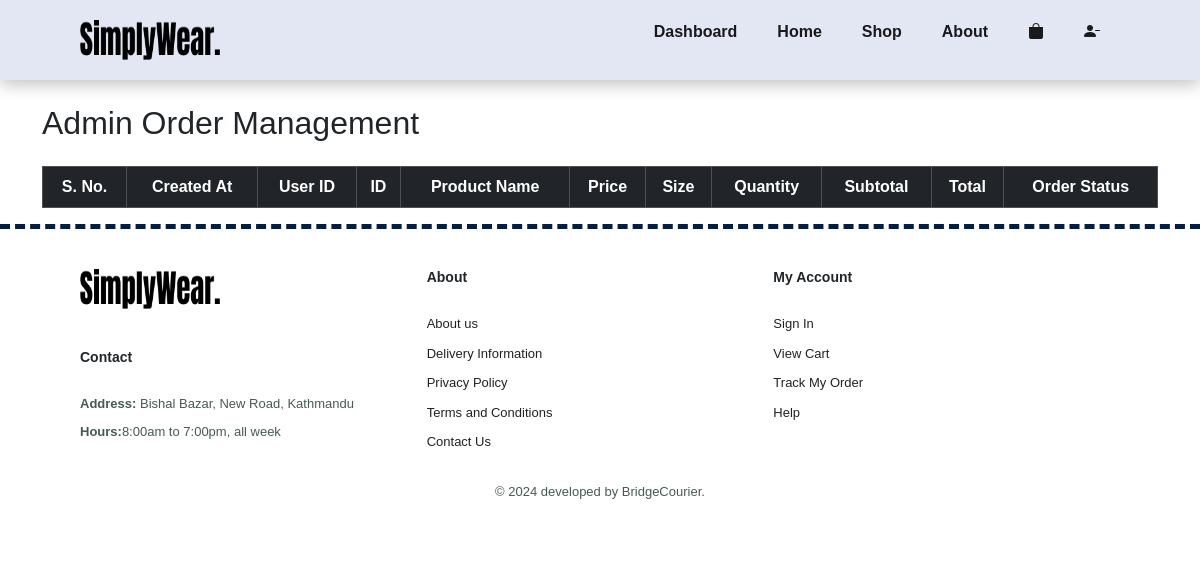
Before: /view_order.php (signed in) with the older database file.
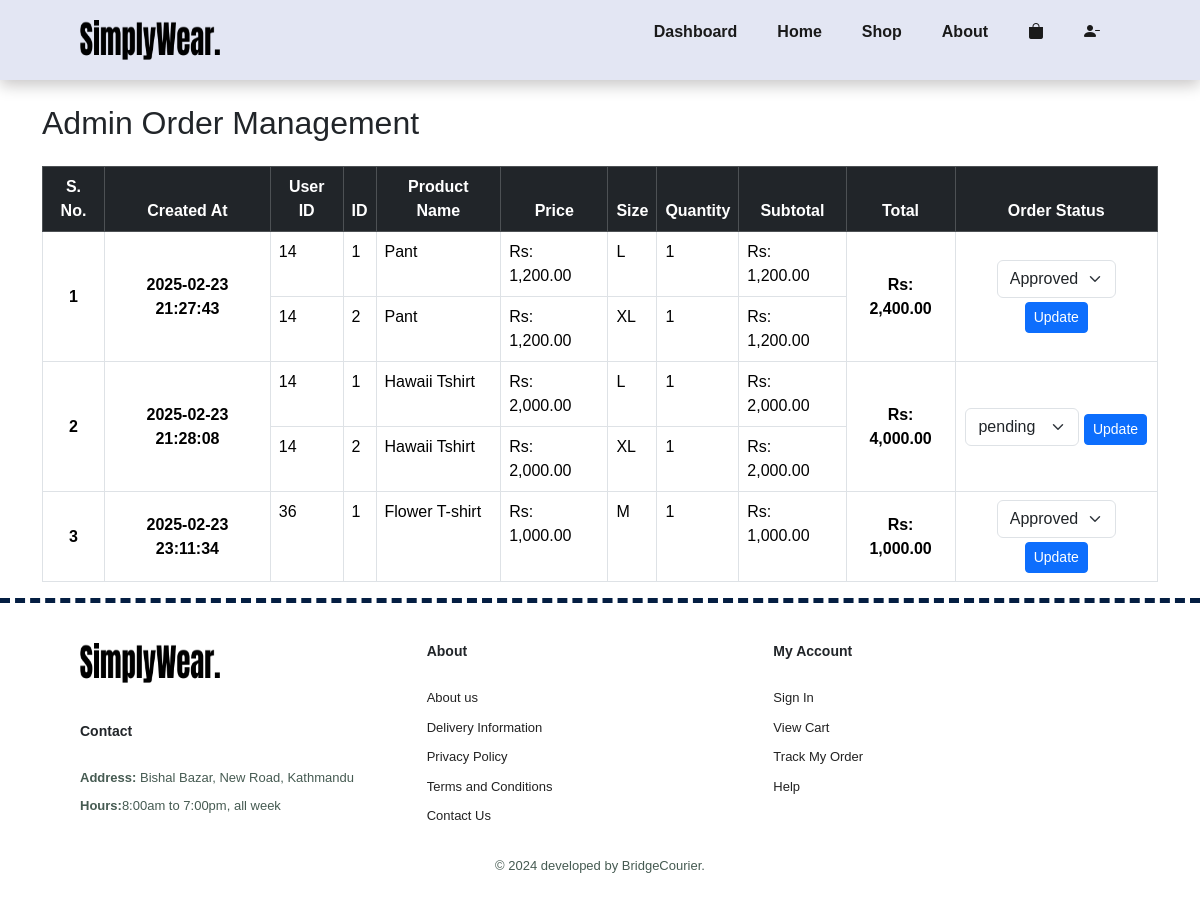
After: the same page with the newer database file.
### tables this page shows
CREATE TABLE `order_items` (
  `order_item_id` int(11) NOT NULL,
  `order_id` int(11) DEFAULT NULL,
  `prod_id` int(11) DEFAULT NULL,
  `product_name` varchar(255) DEFAULT NULL,
  `price` decimal(10,2) DEFAULT NULL,
  `size` varchar(50) DEFAULT NULL,
  `quantity` int(11) DEFAULT NULL,
  `created_at` timestamp NOT NULL DEFAULT current_timestamp()
);

CREATE TABLE `orders` (
  `order_id` int(11) NOT NULL,
  `user_id` int(11) DEFAULT NULL,
  `total_price` decimal(10,2) DEFAULT NULL,
  `status` enum('pending','shipped','completed','cancelled','rejected','delivered','approved') DEFAULT 'pending',
  `created_at` timestamp NOT NULL DEFAULT current_timestamp(),
  `modified_by` int(11) DEFAULT NULL,
  `modified at` timestamp NULL DEFAULT NULL
);

### functions.php (called while the page is built, shortened)
<?php
    function getOrderanditems() {
        $connect = new mysqli('localhost', 'root', '', 'bridge_courier');
        $sql = "SELECT
                    o.user_id AS UserID,
                    o.order_id AS ID,
                    oi.product_name AS `product_name`,
                    oi.price AS price,
                    oi.size AS size,
                    oi.quantity AS quantity,
                    (oi.price * oi.quantity) AS subtotal,
                    o.total_price AS total,
                    o.status AS `Order Status`,
                    o.created_at AS `Created At`
                FROM
                    orders o
                JOIN
                    order_items oi ON o.order_id = oi.order_id
                ORDER BY
                    o.created_at ASC";
        $result = $connect->query($sql);
        $orders = [];
        if ($result->num_rows > 0) {
            while ($record = $result->fetch_assoc()) {
                $orders[] = $record;
            }
        }
        return $orders;
    }

### view_order.php (the view, shortened to what this page needs)
<?php
require_once 'functions.php';
$orders = getOrderanditems();
$groupedOrders = [];
foreach ($orders as $order) {
    $groupedOrders[$order['Created At']][] = $order;
}
?>
<!DOCTYPE html>
<html lang="en">
<head>
    <link rel="stylesheet" href="css/main.css?v=<?php echo time(); ?>">
    <link href="https://cdn.jsdelivr.net/npm/bootstrap@5.3.3/dist/css/bootstrap.min.css?v=<?php echo time(); ?>" rel="stylesheet">
    <link rel="stylesheet" href="https://cdn.jsdelivr.net/npm/bootstrap-icons@1.11.3/font/bootstrap-icons.min.css?v=<?php echo time(); ?>">
</head>
<body>
<section id="header">
    <?php require "navbar.php"; ?>
</section>
<div class="container mt-4">
    <h2 class="mb-4">Admin Order Management</h2>
    <table class="table table-bordered table-hover">
        <thead class="table-dark">
            <tr>
                <th class="text-center">S. No.</th>
                <th class="text-center">Created At</th>
                <th class="text-center">User ID</th>
                <th class="text-center">ID</th>
                <th class="text-center">Product Name</th>
                <th class="text-center">Price</th>
                <th class="text-center">Size</th>
                <th class="text-center">Quantity</th>
                <th class="text-center">Subtotal</th>
                <th class="text-center">Total</th>
                <th class="text-center">Order Status</th>
            </tr>
        </thead>
        <tbody>
            <?php $serialNo = 1; ?>
            <?php foreach ($groupedOrders as $createdAt => $orders) : ?>
                <?php
                    $orderStatus = $orders[0]['Order Status'];
                    $rowCount = count($orders);
                ?>
                <?php foreach ($orders as $index => $order) : ?>
                    <tr>
                        <?php if ($index === 0) : ?>
                            <td rowspan="<?= $rowCount ?>" class="align-middle text-center"><strong><?= $serialNo++ ?></strong></td>
                            <td rowspan="<?= $rowCount ?>" class="align-middle text-center"><strong><?= htmlspecialchars($createdAt) ?></strong></td>
                        <?php endif; ?>
                        <td><?= htmlspecialchars($order['UserID']) ?></td>
                        <td><?= $index + 1 ?></td>
                        <td><?= htmlspecialchars($order['product_name']) ?></td>
                        <td>Rs: <?= number_format($order['price'], 2) ?></td>
                        <td><?= htmlspecialchars($order['size']) ?></td>
                        <td><?= $order['quantity'] ?></td>
                        <td>Rs: <?= number_format($order['subtotal'], 2) ?></td>
                        <?php if ($index === 0) : ?>
                            <td rowspan="<?= $rowCount ?>" class="align-middle text-center"><strong>Rs: <?= number_format($order['total'], 2) ?></strong></td>
                            <td rowspan="<?= $rowCount ?>" class="align-middle text-center">
                            <form method="POST" action="<?= htmlspecialchars($_SERVER['PHP_SELF']) ?>?updateID=<?= $order['ID'] ?>">
                                <select name="status" class="form-select" value="<?= $orderStatus; ?>">
                                    <?php if ($orderStatus == 'pending'): ?>
                                        <option value="pending" selected>pending</option>
                                    <?php elseif ($orderStatus == 'approved'): ?>
                                        <option value="approved" selected>Approved</option>
                                    <?php elseif ($orderStatus == 'shipped'): ?>
                                        <option value="shipped" selected>Shipped</option>
                                        <option value="delivered">Delivered</option>
                                    <?php elseif ($orderStatus == 'delivered'): ?>
                                        <option value="delivered" selected>Delivered</option>
                                    <?php elseif ($orderStatus == 'cancelled'): ?>
                                    <?php else: ?>
                                        <option value="pending">Pending</option>
                                    <?php endif; ?>
                                </select>
                                <button type="submit" class="btn btn-primary btn-sm mt-1" onclick="return confirm('do you want to update this order?');">Update</button>
                            </form>
                            </td>
                        <?php endif; ?>
                    </tr>
                <?php endforeach; ?>
            <?php endforeach; ?>
        </tbody>
    </table>
</div>
<?php require "footer.php"; ?>
</body>
</html>

### navbar.php (shortened to what this page needs)
<?php
$current_page = basename($_SERVER['PHP_SELF']);
 require_once 'functions.php';
if(isset($_SESSION['admin_id'])) {
    $admin = getAdminById($_SESSION['admin_id']);
}
?>
<a href="index.php"><img src="img/logo.png" class="logo" alt="company logo"></a>
<div>
    <ul id="navbar">
        <?php if( isset($admin)): ?>
            <li><a href="admin_dashboard.php" class="<?php echo $current_page == 'admin_dashboard.php' ? 'active' : ''; ?>">Dashboard</a></li>
        <?php endif; ?>
        <li><a href="index.php" class="<?php echo $current_page == 'index.php' ? 'active' : ''; ?>">Home</a></li>
        <li><a href="shop.php" class="<?php echo $current_page == 'shop.php' ? 'active' : ''; ?>">Shop</a></li>
        <?php if (!isset($seller)): ?>
        <li><a href="about.php" class="<?php echo $current_page == 'about.php' ? 'active' : ''; ?>">About</a></li>
        <li id="lg-bag"><a href="cart.php" class="<?php echo $current_page == 'cart.php' ? 'active' : ''; ?>"><i class="bi bi-bag-fill"></i></a></li>
        <?php else : ?>
            <li><a href="sellerview.php" class="<?php echo $current_page == 'sellerview.php' ? 'active' : ''; ?>">View</a></li>
            <li><a href="sellerdashboard.php" class="<?php echo $current_page == 'sellerdashboard.php' ? 'active' : ''; ?>">dashboard</a></li>
            <?php endif; ?>
        <li id="lg-person">
        <?php if (isset($user) || isset($admin) || isset($seller))  :?>
             <a href="logout.php" class="<?php echo $current_page == 'logout.php' ? 'active' : ''; ?>" onclick="return confirm('Are you sure you want to logout?');"><i class="bi bi-person-dash-fill"></i></a>
        <?php endif; ?>
    </ul>
</div>

### footer.php
<footer class="section_p1 borderup">
        <div class="col">
            <a href="index.php">
                <img class="logo" src="img/logo.png" alt="logo">
            </a>
            <h4>Contact</h4>
            <p><strong>Address:</strong> Bishal Bazar, New Road, Kathmandu</p>
            <p><strong>Hours:</strong>8:00am to 7:00pm, all week</p>
        </div>
        <div class="col">
            <h4>About</h4>
            <a href="about.php">About us</a>
            <a href="#">Delivery Information</a>
            <a href="#">Privacy Policy</a>
            <a href="#">Terms and Conditions</a>
            <a href="#">Contact Us</a>
        </div>
        <div class="col">
            <h4>My Account</h4>
            <a href="user_signuplogin.php">Sign In</a>
            <a href="cart.php">View Cart</a>
            <a href="#">Track My Order</a>
            <a href="#">Help</a>
        </div>
        <div class="copyright">
            <p>&copy; 2024 developed by BridgeCourier. </p>
        </div>
    </footer>

### css/global.css (style rules this page uses)
* { margin: 0; padding: 0; box-sizing: border-box; font-family: Arial, Helvetica, sans-serif; }
.text-center { text-align: center; }
.logo { width: 140px; height: 40px; }
h2 { font-size: 46px; line-height: 54px; color: #252525; }
h4 { font-size: 20px; color: #252525; }
p { font-size: 16px; color: #465b52; margin: 15px 0 20px 0; }
.section_p1 { padding: 40px 80px; }
body { width: 100%; }

### css/navbar.css (style rules this page uses)
#navbar { display: flex; align-items: center; justify-content: center; }
#navbar li { list-style: none; padding: 0 20px; position: relative; }
#navbar li a { text-decoration: none; font-size: 16px; font-weight: 600; color: #1a1a1a; transition: 0.4s ease; }

### css/index.css (style rules this page uses)
#header { display: flex; align-items: center; justify-content: space-between; padding: 20px 80px; background: #e3e6f3; box-shadow: 0 5px 15px rgba(11, 0, 0, 0.231); z-index: 999; position: sticky; top: 0; left: 0; }
.borderup { border-top: 5px dashed #041e42; }
footer { display: flex; justify-content: space-between; flex-wrap: wrap; }
footer .col { display: flex; flex-direction: column; align-items: flex-start; margin-bottom: 20px; }
footer .logo { margin-bottom: 30px; }
footer h4 { font-size: 14px; padding-bottom: 20px; font-weight: 600; }
footer p { font-size: 13px; margin: 0 0 8px 0; }
footer a { font-size: 13px; text-decoration: none; color: #222; margin-bottom: 10px; }
footer .copyright { width: 100%; text-align: center; }

### css/admin.css (style rules this page uses)
body { font-family: Arial, sans-serif; background-color: #f4f4f4; margin: 0; padding: 0; }

### css/seller_data.css (style rules this page uses)
* { margin: 0; padding: 0; box-sizing: border-box; }
.table { width: 100%; border-collapse: collapse; margin-top: 20px; background-color: #fff; }

### css/address.css (style rules this page uses)
h2 { color: #333; }

### view_order.php (style rules this page uses)
select.form-select { width: auto; display: inline-block; }

Changed rows visible on the page:
added order_items: createdAt "2025-02-23 21:27:43", order.user_id "14", product_name "Pant", price "1,200.00", size "L", quantity "1", subtotal "1,200.00", order.total_price "2,400.00", status "Approved"
added order_items: order.user_id "14", product_name "Pant", price "1,200.00", size "XL", quantity "1", subtotal "1,200.00"
added order_items: createdAt "2025-02-23 21:28:08", order.user_id "14", product_name "Hawaii Tshirt", price "2,000.00", size "L", quantity "1", subtotal "2,000.00", order.total_price "4,000.00", status "pending"
added order_items: order.user_id "14", product_name "Hawaii Tshirt", price "2,000.00", size "XL", quantity "1", subtotal "2,000.00"
added order_items: createdAt "2025-02-23 23:11:34", order.user_id "36", product_name "Flower T-shirt", price "1,000.00", size "M", quantity "1", subtotal "1,000.00", order.total_price "1,000.00", status "Approved"
